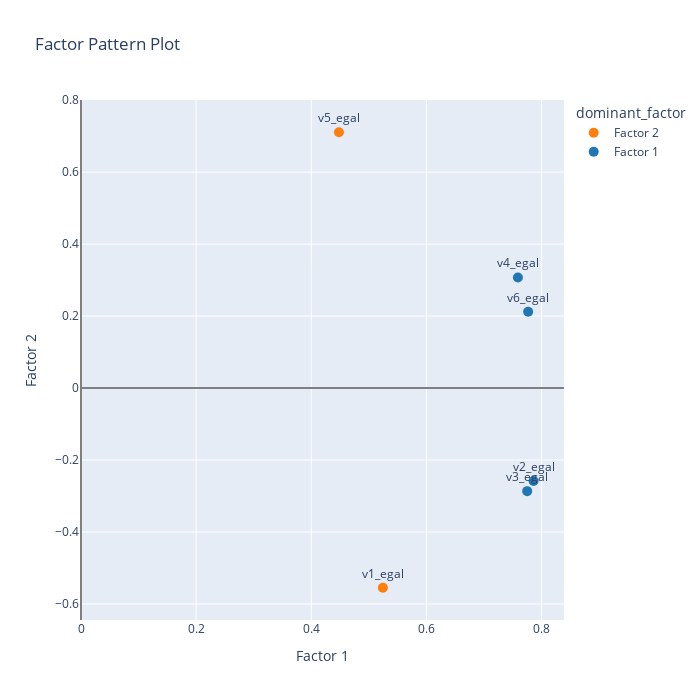

The notebook cell saved with this chart:
### Code cell
plot_loadings(loadings_22)

### Figure 1 — Plotly figure (JSON) as saved in the notebook; plotly's stock layout.template omitted (floating-point values rounded to 4 significant figures)
{"data": [{"hovertemplate": "dominant_factor=Factor 2<br>Factor 1=%{x}<br>Factor 2=%{y}<br>item=%{text}<extra></extra>", "legendgroup": "Factor 2", "marker": {"color": "#ff7f0e", "size": 10, "symbol": "circle"}, "mode": "markers+text", "name": "Factor 2", "orientation": "v", "showlegend": true, "text": ["v1_egal", "v5_egal"], "textposition": "top center", "type": "scatter", "x": [0.5243, 0.448], "xaxis": "x", "y": [-0.555, 0.7108], "yaxis": "y"}, {"hovertemplate": "dominant_factor=Factor 1<br>Factor 1=%{x}<br>Factor 2=%{y}<br>item=%{text}<extra></extra>", "legendgroup": "Factor 1", "marker": {"color": "#1f77b4", "size": 10, "symbol": "circle"}, "mode": "markers+text", "name": "Factor 1", "orientation": "v", "showlegend": true, "text": ["v2_egal", "v3_egal", "v4_egal", "v6_egal"], "textposition": "top center", "type": "scatter", "x": [0.786, 0.775, 0.7589, 0.7766], "xaxis": "x", "y": [-0.2582, -0.2866, 0.3072, 0.2118], "yaxis": "y"}], "layout": {"height": 700, "legend": {"title": {"text": "dominant_factor"}, "tracegroupgap": 0}, "shapes": [{"line": {"color": "gray"}, "type": "line", "x0": 0, "x1": 1, "xref": "x domain", "y0": 0, "y1": 0, "yref": "y"}, {"line": {"color": "gray"}, "type": "line", "x0": 0, "x1": 0, "xref": "x", "y0": 0, "y1": 1, "yref": "y domain"}], "title": {"text": "Factor Pattern Plot"}, "width": 700, "xaxis": {"anchor": "y", "domain": [0, 1], "title": {"text": "Factor 1"}}, "yaxis": {"anchor": "x", "domain": [0, 1], "title": {"text": "Factor 2"}}}}
